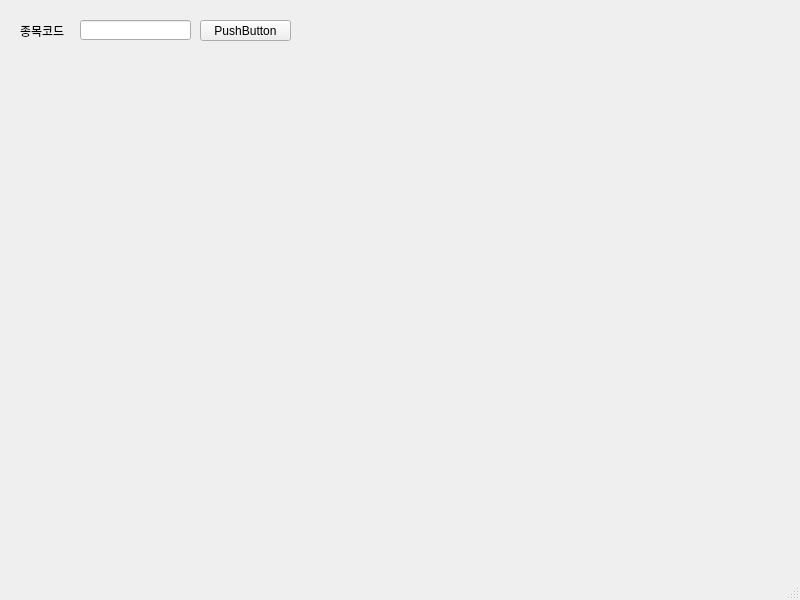
<?xml version="1.0" encoding="UTF-8"?>
<ui version="4.0">
 <class>MainWindow</class>
 <widget class="QMainWindow" name="MainWindow">
  <property name="geometry">
   <rect>
    <x>0</x>
    <y>0</y>
    <width>800</width>
    <height>600</height>
   </rect>
  </property>
  <property name="windowTitle">
   <string>MainWindow</string>
  </property>
  <widget class="QWidget" name="centralwidget">
   <widget class="QPushButton" name="testBtn">
    <property name="geometry">
     <rect>
      <x>200</x>
      <y>20</y>
      <width>91</width>
      <height>21</height>
     </rect>
    </property>
    <property name="text">
     <string>PushButton</string>
    </property>
   </widget>
   <widget class="QLabel" name="label">
    <property name="geometry">
     <rect>
      <x>20</x>
      <y>20</y>
      <width>61</width>
      <height>21</height>
     </rect>
    </property>
    <property name="text">
     <string>종목코드</string>
    </property>
   </widget>
   <widget class="QLineEdit" name="lineEditTicker">
    <property name="geometry">
     <rect>
      <x>80</x>
      <y>20</y>
      <width>111</width>
      <height>20</height>
     </rect>
    </property>
   </widget>
  </widget>
  <widget class="QMenuBar" name="menubar">
   <property name="geometry">
    <rect>
     <x>0</x>
     <y>0</y>
     <width>800</width>
     <height>22</height>
    </rect>
   </property>
  </widget>
  <widget class="QStatusBar" name="statusbar"/>
 </widget>
 <resources/>
 <connections>
  <connection>
   <sender>lineEditTicker</sender>
   <signal>returnPressed()</signal>
   <receiver>testBtn</receiver>
   <slot>click()</slot>
   <hints>
    <hint type="sourcelabel">
     <x>179</x>
     <y>52</y>
    </hint>
    <hint type="destinationlabel">
     <x>211</x>
     <y>52</y>
    </hint>
   </hints>
  </connection>
 </connections>
</ui>
